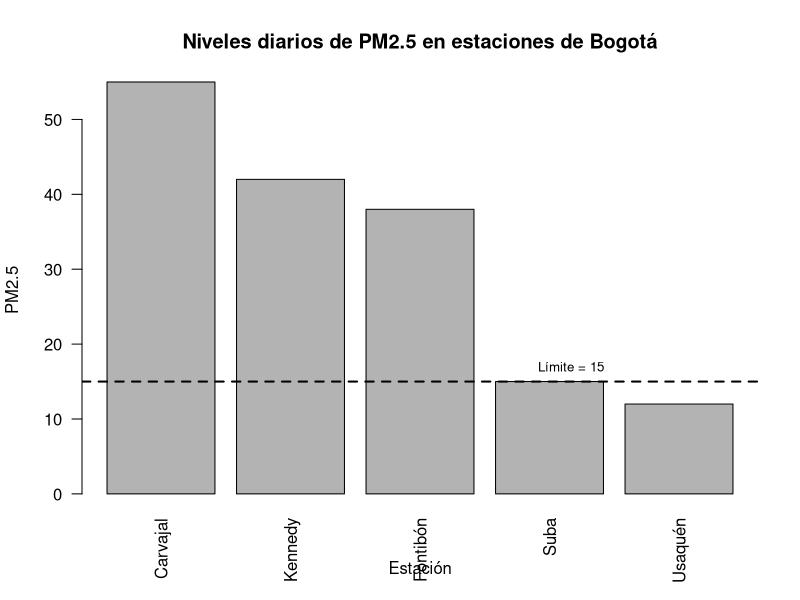
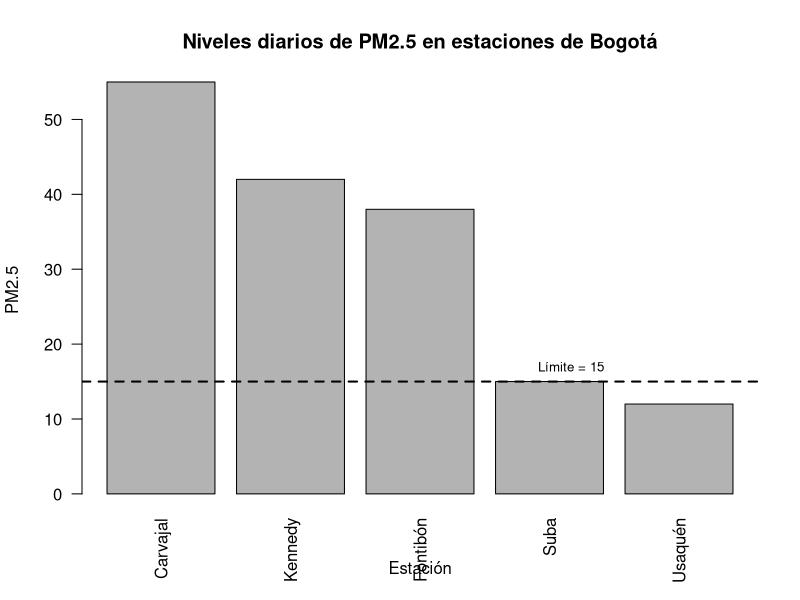

Write R code to recreate these figures, in order.
## ---- chunk 1
# ============================================================
# EJERCICIO 1: HIDROLOGÍA DEL RÍO MAGDALENA
# ============================================================

# Definir una colección ordenada con los nombres de las estaciones
estaciones <- c(
  "Honda",
  "Puerto Berrío",
  "Barrancabermeja",
  "Puerto Wilches",
  "Calamar"
)

# Definir una colección paralela con los caudales en m3/s
caudales_m3s <- c(1500, 2100, 2800, 3200, 4500)

# Calcular el caudal máximo registrado
caudal_maximo <- max(caudales_m3s)

# Calcular el caudal promedio de las cinco estaciones
caudal_promedio <- mean(caudales_m3s)

# Convertir los caudales de m3/s a litros por segundo
# 1 m3 = 1000 litros
# Esta operación se realiza de forma vectorizada, sin usar bucles for.
caudales_ls <- caudales_m3s * 1000

# Imprimir resultados
estaciones
caudales_m3s
caudal_maximo
caudal_promedio
caudales_ls
## ---- chunk 2
# Presentar los resultados en una tabla
df_caudales <- data.frame(
  estacion = estaciones,
  caudal_m3s = caudales_m3s,
  caudal_ls = caudales_ls
)

df_caudales
## ---- chunk 3
# ============================================================
# EJERCICIO 2: CALIDAD DEL AIRE EN BOGOTÁ
# ============================================================

# Crear el DataFrame con estaciones y valores de PM2.5
df_aire <- data.frame(
  estacion = c("Carvajal", "Kennedy", "Fontibón", "Suba", "Usaquén"),
  pm25 = c(55, 42, 38, 15, 12)
)

# Imprimir el DataFrame original
df_aire
## ---- chunk 4
# Estructura técnica del DataFrame
str(df_aire)

# Resumen descriptivo del DataFrame
summary(df_aire)
## ---- chunk 5
# Filtrar estaciones donde el nivel de PM2.5 sea estrictamente mayor a 15
df_alerta <- df_aire[df_aire$pm25 > 15, ]

# Crear una nueva columna llamada estado
df_alerta$estado <- "Crítico"

# Imprimir el DataFrame filtrado
df_alerta
## ---- chunk 6
# Crear carpeta de salidas si no existe
dir.create("salidas", showWarnings = FALSE)

# Guardar el gráfico como imagen PNG
png(
  filename = "salidas/T7_C21_grafico_pm25_bogota.png",
  width = 900,
  height = 600
)

barplot(
  height = df_aire$pm25,
  names.arg = df_aire$estacion,
  las = 2,
  col = "gray70",
  main = "Niveles diarios de PM2.5 en estaciones de Bogotá",
  xlab = "Estación",
  ylab = "PM2.5"
)

# Línea de referencia del límite usado en el ejercicio
abline(h = 15, lty = 2, lwd = 2)

text(
  x = 4.5,
  y = 17,
  labels = "Límite = 15",
  cex = 0.8
)

dev.off()

# Mostrar el gráfico en el documento
barplot(
  height = df_aire$pm25,
  names.arg = df_aire$estacion,
  las = 2,
  col = "gray70",
  main = "Niveles diarios de PM2.5 en estaciones de Bogotá",
  xlab = "Estación",
  ylab = "PM2.5"
)

abline(h = 15, lty = 2, lwd = 2)

text(
  x = 4.5,
  y = 17,
  labels = "Límite = 15",
  cex = 0.8
)
## ---- chunk 7
caudales_m3s * 1000
## ---- chunk 8
df_aire[1:3, ]
## ---- chunk 9
df_aire[1:3, ]
